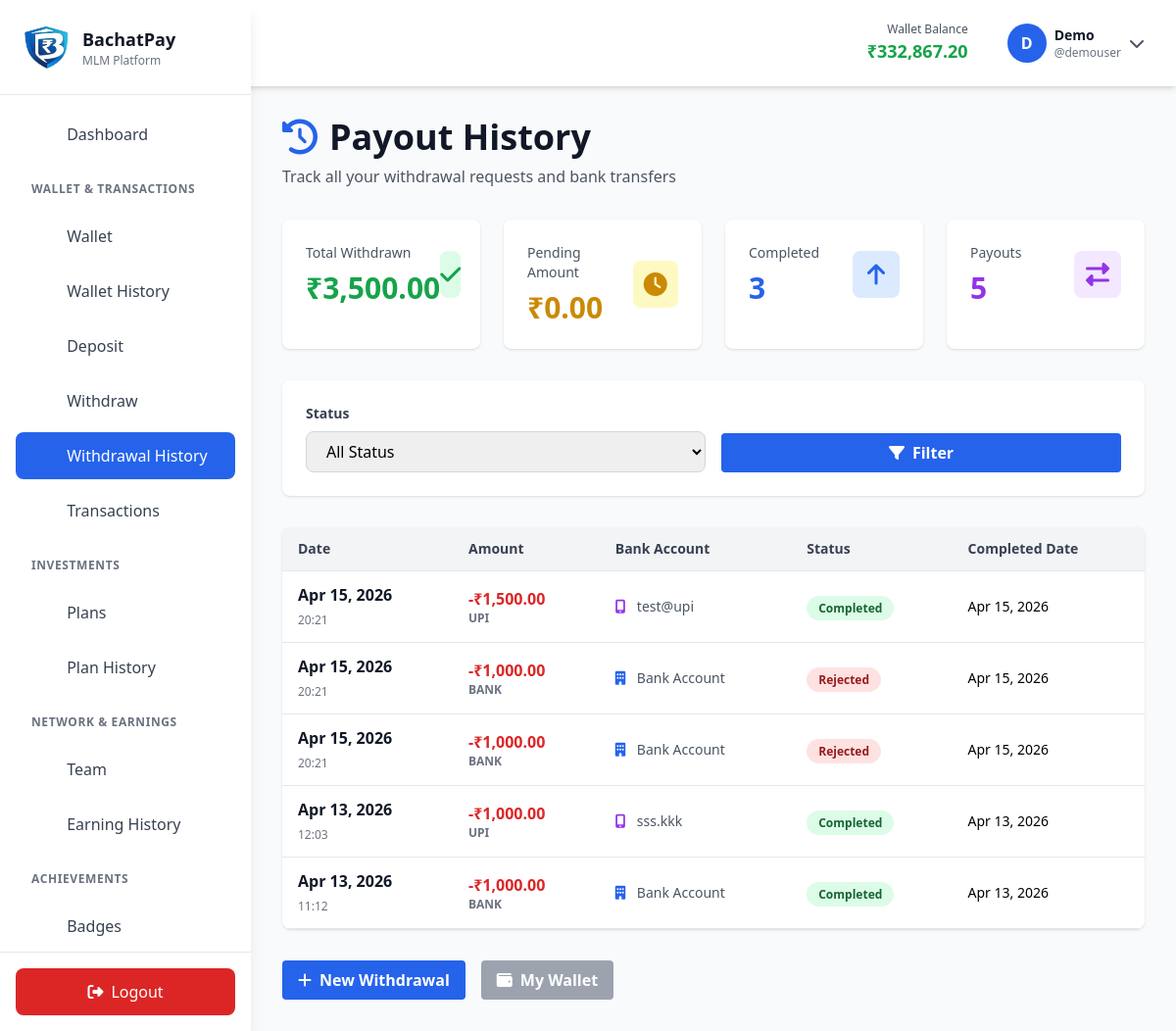
Page /payout-history.php (signed in) on the committed database.
### tables this page shows
CREATE TABLE `users` (
  `user_id` int(11) NOT NULL,
  `username` varchar(50) NOT NULL,
  `email` varchar(100) NOT NULL,
  `password` varchar(255) NOT NULL,
  `sponsor_id` int(11) DEFAULT NULL,
  `first_name` varchar(50) DEFAULT NULL,
  `last_name` varchar(50) DEFAULT NULL,
  `phone` varchar(15) DEFAULT NULL,
  `city` varchar(50) DEFAULT NULL,
  `state` varchar(50) DEFAULT NULL,
  `bank_account` varchar(20) DEFAULT NULL,
  `bank_name` varchar(100) DEFAULT NULL,
  `ifsc_code` varchar(20) DEFAULT NULL,
  `wallet_balance` decimal(15,2) DEFAULT 0.00,
  `total_cashback_earned` decimal(15,2) DEFAULT 0.00,
  `total_commission_earned` decimal(15,2) DEFAULT 0.00,
  `total_downline_business` decimal(15,2) DEFAULT 0.00,
  `active_investment` decimal(15,2) DEFAULT 0.00,
  `registration_date` timestamp NOT NULL DEFAULT current_timestamp(),
  `last_login` datetime DEFAULT NULL,
  `status` enum('active','inactive','suspended') DEFAULT 'active',
  `role` enum('user','admin') DEFAULT 'user',
  `reset_token` varchar(255) DEFAULT NULL,
  `reset_expires` datetime DEFAULT NULL
);

CREATE TABLE `withdrawal_requests` (
  `withdrawal_id` int(11) NOT NULL,
  `user_id` int(11) NOT NULL,
  `amount` decimal(15,2) NOT NULL,
  `bank_account_id` int(11) DEFAULT NULL,
  `upi_id` varchar(100) DEFAULT NULL,
  `status` enum('pending','completed','rejected') DEFAULT 'pending',
  `requested_at` timestamp NOT NULL DEFAULT current_timestamp(),
  `completed_at` datetime DEFAULT NULL,
  `notes` text DEFAULT NULL,
  `method` enum('bank','upi') DEFAULT 'bank'
);

### payout-history.php (the view, shortened to what the rows shown need)
<?php
require_once __DIR__ . '/includes/config.php';
require_once __DIR__ . '/includes/db.php';
require_once __DIR__ . '/includes/functions.php';
$user = getCurrentUser();
$where = 'user_id = ?';
$params = [$user['user_id']];
$stmt = $pdo->prepare("SELECT * FROM withdrawal_requests WHERE $where ORDER BY requested_at DESC");
$stmt->execute($params);
$withdrawals = $stmt->fetchAll();
?>
<!DOCTYPE html>
<html lang="en">
<head>
    <script src="https://cdn.tailwindcss.com"></script>
    <link rel="stylesheet" href="https://cdnjs.cloudflare.com/ajax/libs/font-awesome/6.4.0/css/all.min.css">
</head>
<body class="bg-gray-50">
    <?php $currentPage = 'payout-history'; require_once __DIR__ . '/includes/navbar.php'; ?>
    <div class="lg:ml-64 px-4 sm:px-6 lg:px-8 py-8">
        <div class="mb-8">
            <h1 class="text-4xl font-bold text-gray-900 mb-2">
                <i class="fas fa-history text-blue-600 mr-3"></i>Payout History
            </h1>
        </div>
        <div class="bg-white rounded-lg shadow overflow-hidden">
            <div class="overflow-x-auto">
                <table class="w-full">
                    <thead class="bg-gray-100 border-b">
                        <tr>
                            <th class="px-4 py-3 text-left text-sm font-semibold text-gray-700">Date</th>
                            <th class="px-4 py-3 text-left text-sm font-semibold text-gray-700">Amount</th>
                            <th class="px-4 py-3 text-left text-sm font-semibold text-gray-700">Bank Account</th>
                            <th class="px-4 py-3 text-left text-sm font-semibold text-gray-700">Status</th>
                            <th class="px-4 py-3 text-left text-sm font-semibold text-gray-700">Completed Date</th>
                        </tr>
                    </thead>
                    <tbody>
                        <?php if (empty($withdrawals)): ?>
                        <tr>
                            <td colspan="5" class="px-4 py-8 text-center text-gray-500">
                                <i class="fas fa-inbox text-4xl mb-2 block opacity-50"></i>
                                No withdrawal requests found
                            </td>
                        </tr>
                        <?php else: ?>
                            <?php foreach ($withdrawals as $wd):
                                $statusColor = match($wd['status']) {
                                    'completed' => 'bg-green-100 text-green-800',
                                    'pending' => 'bg-yellow-100 text-yellow-800',
                                    'rejected' => 'bg-red-100 text-red-800',
                                    default => 'bg-gray-100 text-gray-800'
                                };
                            ?>
                            <tr class="border-b hover:bg-gray-50 transition">
                                <td class="px-4 py-3">
                                    <span class="font-semibold text-gray-900"><?php echo date('M d, Y', strtotime($wd['requested_at'])); ?></span><br>
                                    <span class="text-xs text-gray-500"><?php echo date('H:i', strtotime($wd['requested_at'])); ?></span>
                                </td>
                                <td class="px-4 py-3 font-bold text-red-600">
                                    -<?php echo formatCurrency($wd['amount']); ?>
                                    <div class="text-xs text-gray-500">
                                        <?php echo strtoupper($wd['method']); ?>
                                    </div>
                                </td>
                                <td class="px-4 py-3 text-sm text-gray-600">
                                    <?php if ($wd['method'] === 'upi'): ?>
                                        <i class="fas fa-mobile-alt mr-2 text-purple-600"></i>
                                        <?php echo htmlspecialchars($wd['upi_id'] ?? 'UPI'); ?>
                                    <?php else: ?>
                                        <i class="fas fa-building mr-2 text-blue-600"></i>
                                        Bank Account
                                    <?php endif; ?>
                                </td>
                                <td class="px-4 py-3">
                                    <span class="px-3 py-1 rounded-full text-xs font-semibold <?php echo $statusColor; ?>">
                                        <?php echo ucfirst($wd['status']); ?>
                                    </span>
                                </td>
                                <td class="px-4 py-3 text-sm">
                                    <?php echo $wd['completed_at'] ? date('M d, Y', strtotime($wd['completed_at'])) : '—'; ?>
                                </td>
                            </tr>
                            <?php endforeach; ?>
                        <?php endif; ?>
                    </tbody>
                </table>
            </div>
        </div>
    </div>
</body>
</html>

### includes/navbar.php (shortened to what the rows shown need)
<div id="sidebar" class="fixed left-0 top-0 h-screen w-64 bg-white shadow-lg z-50 transform -translate-x-full lg:translate-x-0 transition-transform duration-300">
    <div class="p-6 border-b">
        <div class="flex items-center space-x-3">
            <div>
                <h1 class="text-lg font-bold text-gray-900">BachatPay</h1>
            </div>
        </div>
    </div>
</div>
<nav class="bg-white shadow-md sticky top-0 z-30">
    <div class="p-4 flex justify-between items-center">
        <div class="flex items-center space-x-4">
            <div class="hidden sm:block">
                <h2 class="text-sm font-bold text-gray-900">Dashboard</h2>
            </div>
        </div>
        <div class="flex items-center space-x-6">
            <div class="hidden md:block text-right">
                <p class="text-xs text-gray-600">Wallet Balance</p>
                <p class="text-lg font-bold text-green-600"><?php echo formatCurrency($user['wallet_balance'] ?? 0); ?></p>
            </div>
            <div class="relative group">
                <button class="flex items-center space-x-2 px-4 py-2 rounded-lg hover:bg-gray-100 transition">
                    <div class="w-10 h-10 bg-blue-600 text-white rounded-full flex items-center justify-center font-bold">
                        <?php echo strtoupper(substr($user['username'] ?? 'U', 0, 1)); ?>
                    </div>
                    <div class="hidden sm:block text-left">
                        <p class="text-sm font-bold text-gray-900"><?php echo htmlspecialchars($user['first_name'] ?? $user['username'] ?? 'User'); ?></p>
                        <p class="text-xs text-gray-500">@<?php echo htmlspecialchars($user['username'] ?? 'user'); ?></p>
                    </div>
                    <i class="fas fa-chevron-down text-gray-600"></i>
                </button>
            </div>
        </div>
    </div>
</nav>

### rows in the picture
users: wallet_balance "₹332,867.20", username "D", first_name "Demo", username "demouser"
withdrawal_requests: requested_at "Apr 15, 2026", requested_at "20:21", amount "₹1,500.00", method "UPI", upi "test@upi", status "Completed", completed_at "Apr 15, 2026"
withdrawal_requests: requested_at "Apr 15, 2026", requested_at "20:21", amount "₹1,000.00", method "BANK", shows "Bank Account", status "Rejected", completed_at "Apr 15, 2026"
withdrawal_requests: requested_at "Apr 15, 2026", requested_at "20:21", amount "₹1,000.00", method "BANK", shows "Bank Account", status "Rejected", completed_at "Apr 15, 2026"
withdrawal_requests: requested_at "Apr 13, 2026", requested_at "12:03", amount "₹1,000.00", method "UPI", upi "sss.kkk", status "Completed", completed_at "Apr 13, 2026"
withdrawal_requests: requested_at "Apr 13, 2026", requested_at "11:12", amount "₹1,000.00", method "BANK", shows "Bank Account", status "Completed", completed_at "Apr 13, 2026"

### other values in the picture
$item['label'] "Dashboard"
$group['label'] "WALLET & TRANSACTIONS"
$item['label'] "Wallet"
$item['label'] "Wallet History"
$item['label'] "Deposit"
$item['label'] "Withdraw"
$item['label'] "Withdrawal History"
$item['label'] "Transactions"
$group['label'] "INVESTMENTS"
$item['label'] "Plans"
$item['label'] "Plan History"
$group['label'] "NETWORK & EARNINGS"
$item['label'] "Team"
$item['label'] "Earning History"
$group['label'] "ACHIEVEMENTS"
